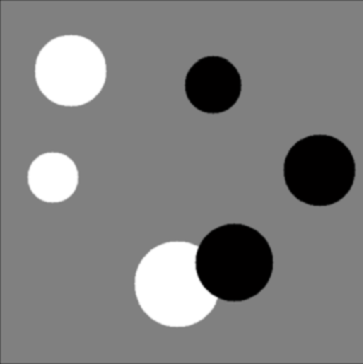
%> input picture Transformada de Hough/circulos.png, 363 x 364 px
$ octave circulos_claros_oscuros.m   (GNU Octave 9; MATLAB toolbox functions it lacks are replaced by stand-ins)
%> lines starting %> are read from the running program, lines starting %| are printed output that depends on the picture
%Círculos claros y oscuros
A = imread('circulos.png');
%> A is the input picture: size 364x363x3 uint8; mean R, G, B 127.5, 127.4, 127.4
B=A;

figure; imshow(B);
figure, imshow(A);

%Estos radios se hacen a prueba y error para la detección de los círculos
Rmin = 25; %30
Rmax = 65; %65

%Detección de los círculos claros y radios de esos círculos
[centersBright, radiiBright] = imfindcircles(A,[Rmin Rmax],'ObjectPolarity','bright');
%> centersBright = [71.19 71.19; 53.5 178; 177.4 285]; radiiBright = [35.76; 25.67; 42.48]
%Detección de los círculos oscuros y radios de esos círculos
[centersDark, radiiDark] = imfindcircles(A,[Rmin Rmax],'ObjectPolarity','dark');
%> centersDark = [213.5 85.5; 234.9 263; 320.2 170.9]; radiiDark = [28.37; 38.62; 35.75]

viscircles(centersBright, radiiBright,'EdgeColor','b');
viscircles(centersDark, radiiDark,'LineStyle','--');
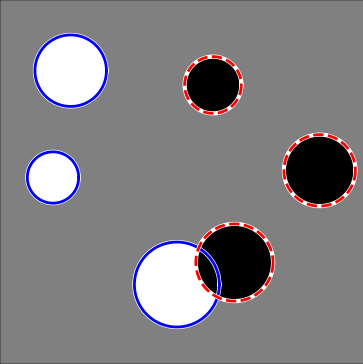
%> figure redrawn from the program's plot data

CB = length(centersBright); %Numero de centros claros
%> CB = 3
CN = length(centersDark); %Numero de centros oscuros
%> CN = 3

suma = CB + CN; %umero total de círculos
%> suma = 6
